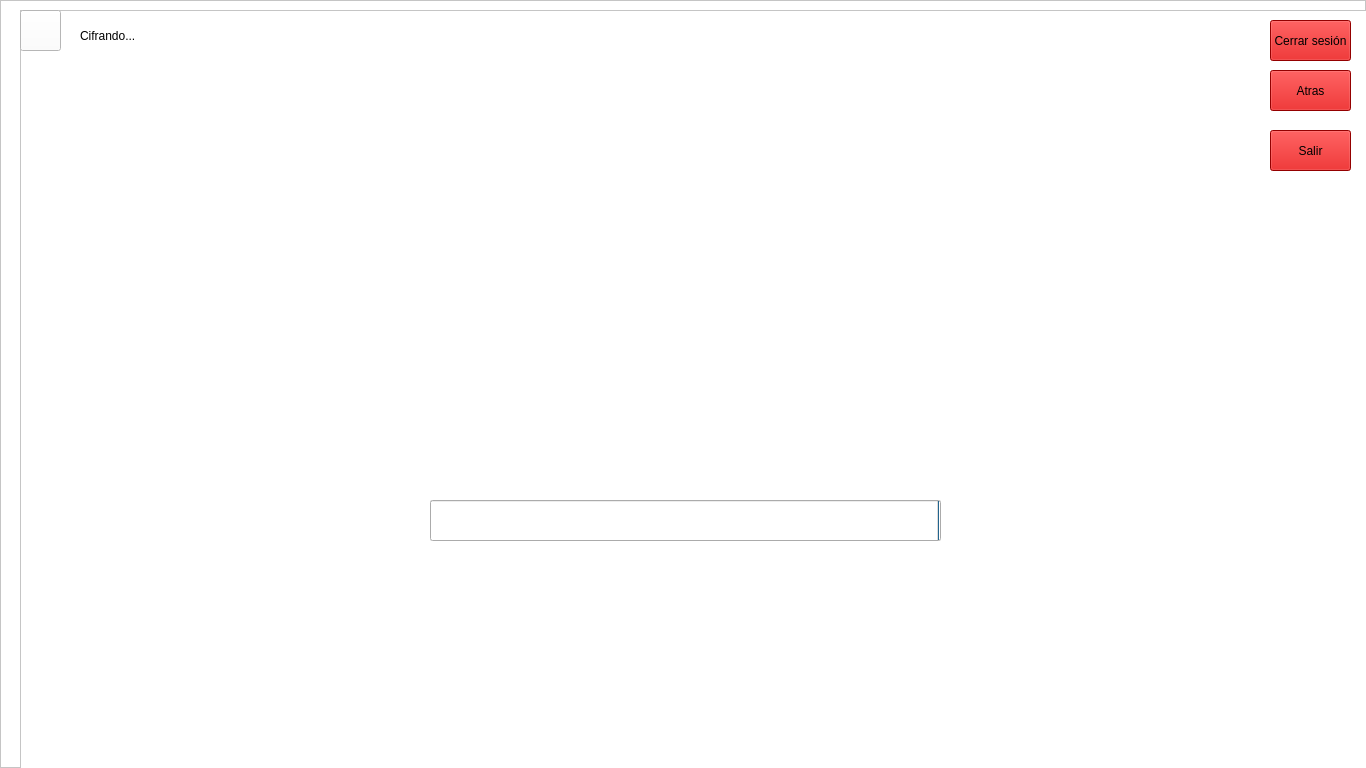
<?xml version="1.0" encoding="UTF-8"?>
<ui version="4.0">
 <class>MainWindow</class>
 <widget class="QMainWindow" name="MainWindow">
  <property name="geometry">
   <rect>
    <x>0</x>
    <y>0</y>
    <width>1366</width>
    <height>768</height>
   </rect>
  </property>
  <property name="windowTitle">
   <string>MainWindow</string>
  </property>
  <widget class="QWidget" name="centralwidget">
   <widget class="QFrame" name="frame">
    <property name="geometry">
     <rect>
      <x>0</x>
      <y>0</y>
      <width>1366</width>
      <height>768</height>
     </rect>
    </property>
    <property name="palette">
     <palette>
      <active>
       <colorrole role="WindowText">
        <brush brushstyle="SolidPattern">
         <color alpha="255">
          <red>0</red>
          <green>0</green>
          <blue>0</blue>
         </color>
        </brush>
       </colorrole>
       <colorrole role="Button">
        <brush brushstyle="SolidPattern">
         <color alpha="255">
          <red>255</red>
          <green>255</green>
          <blue>255</blue>
         </color>
        </brush>
       </colorrole>
       <colorrole role="Light">
        <brush brushstyle="SolidPattern">
         <color alpha="255">
          <red>255</red>
          <green>255</green>
          <blue>255</blue>
         </color>
        </brush>
       </colorrole>
       <colorrole role="Midlight">
        <brush brushstyle="SolidPattern">
         <color alpha="255">
          <red>255</red>
          <green>255</green>
          <blue>255</blue>
         </color>
        </brush>
       </colorrole>
       <colorrole role="Dark">
        <brush brushstyle="SolidPattern">
         <color alpha="255">
          <red>127</red>
          <green>127</green>
          <blue>127</blue>
         </color>
        </brush>
       </colorrole>
       <colorrole role="Mid">
        <brush brushstyle="SolidPattern">
         <color alpha="255">
          <red>170</red>
          <green>170</green>
          <blue>170</blue>
         </color>
        </brush>
       </colorrole>
       <colorrole role="Text">
        <brush brushstyle="SolidPattern">
         <color alpha="255">
          <red>0</red>
          <green>0</green>
          <blue>0</blue>
         </color>
        </brush>
       </colorrole>
       <colorrole role="BrightText">
        <brush brushstyle="SolidPattern">
         <color alpha="255">
          <red>255</red>
          <green>255</green>
          <blue>255</blue>
         </color>
        </brush>
       </colorrole>
       <colorrole role="ButtonText">
        <brush brushstyle="SolidPattern">
         <color alpha="255">
          <red>0</red>
          <green>0</green>
          <blue>0</blue>
         </color>
        </brush>
       </colorrole>
       <colorrole role="Base">
        <brush brushstyle="SolidPattern">
         <color alpha="255">
          <red>255</red>
          <green>255</green>
          <blue>255</blue>
         </color>
        </brush>
       </colorrole>
       <colorrole role="Window">
        <brush brushstyle="SolidPattern">
         <color alpha="255">
          <red>255</red>
          <green>255</green>
          <blue>255</blue>
         </color>
        </brush>
       </colorrole>
       <colorrole role="Shadow">
        <brush brushstyle="SolidPattern">
         <color alpha="255">
          <red>0</red>
          <green>0</green>
          <blue>0</blue>
         </color>
        </brush>
       </colorrole>
       <colorrole role="AlternateBase">
        <brush brushstyle="SolidPattern">
         <color alpha="255">
          <red>255</red>
          <green>255</green>
          <blue>255</blue>
         </color>
        </brush>
       </colorrole>
       <colorrole role="ToolTipBase">
        <brush brushstyle="SolidPattern">
         <color alpha="255">
          <red>255</red>
          <green>255</green>
          <blue>220</blue>
         </color>
        </brush>
       </colorrole>
       <colorrole role="ToolTipText">
        <brush brushstyle="SolidPattern">
         <color alpha="255">
          <red>0</red>
          <green>0</green>
          <blue>0</blue>
         </color>
        </brush>
       </colorrole>
       <colorrole role="PlaceholderText">
        <brush brushstyle="SolidPattern">
         <color alpha="128">
          <red>0</red>
          <green>0</green>
          <blue>0</blue>
         </color>
        </brush>
       </colorrole>
      </active>
      <inactive>
       <colorrole role="WindowText">
        <brush brushstyle="SolidPattern">
         <color alpha="255">
          <red>0</red>
          <green>0</green>
          <blue>0</blue>
         </color>
        </brush>
       </colorrole>
       <colorrole role="Button">
        <brush brushstyle="SolidPattern">
         <color alpha="255">
          <red>255</red>
          <green>255</green>
          <blue>255</blue>
         </color>
        </brush>
       </colorrole>
       <colorrole role="Light">
        <brush brushstyle="SolidPattern">
         <color alpha="255">
          <red>255</red>
          <green>255</green>
          <blue>255</blue>
         </color>
        </brush>
       </colorrole>
       <colorrole role="Midlight">
        <brush brushstyle="SolidPattern">
         <color alpha="255">
          <red>255</red>
          <green>255</green>
          <blue>255</blue>
         </color>
        </brush>
       </colorrole>
       <colorrole role="Dark">
        <brush brushstyle="SolidPattern">
         <color alpha="255">
          <red>127</red>
          <green>127</green>
          <blue>127</blue>
         </color>
        </brush>
       </colorrole>
       <colorrole role="Mid">
        <brush brushstyle="SolidPattern">
         <color alpha="255">
          <red>170</red>
          <green>170</green>
          <blue>170</blue>
         </color>
        </brush>
       </colorrole>
       <colorrole role="Text">
        <brush brushstyle="SolidPattern">
         <color alpha="255">
          <red>0</red>
          <green>0</green>
          <blue>0</blue>
         </color>
        </brush>
       </colorrole>
       <colorrole role="BrightText">
        <brush brushstyle="SolidPattern">
         <color alpha="255">
          <red>255</red>
          <green>255</green>
          <blue>255</blue>
         </color>
        </brush>
       </colorrole>
       <colorrole role="ButtonText">
        <brush brushstyle="SolidPattern">
         <color alpha="255">
          <red>0</red>
          <green>0</green>
          <blue>0</blue>
         </color>
        </brush>
       </colorrole>
       <colorrole role="Base">
        <brush brushstyle="SolidPattern">
         <color alpha="255">
          <red>255</red>
          <green>255</green>
          <blue>255</blue>
         </color>
        </brush>
       </colorrole>
       <colorrole role="Window">
        <brush brushstyle="SolidPattern">
         <color alpha="255">
          <red>255</red>
          <green>255</green>
          <blue>255</blue>
         </color>
        </brush>
       </colorrole>
       <colorrole role="Shadow">
        <brush brushstyle="SolidPattern">
         <color alpha="255">
          <red>0</red>
          <green>0</green>
          <blue>0</blue>
         </color>
        </brush>
       </colorrole>
       <colorrole role="AlternateBase">
        <brush brushstyle="SolidPattern">
         <color alpha="255">
          <red>255</red>
          <green>255</green>
          <blue>255</blue>
         </color>
        </brush>
       </colorrole>
       <colorrole role="ToolTipBase">
        <brush brushstyle="SolidPattern">
         <color alpha="255">
          <red>255</red>
          <green>255</green>
          <blue>220</blue>
         </color>
        </brush>
       </colorrole>
       <colorrole role="ToolTipText">
        <brush brushstyle="SolidPattern">
         <color alpha="255">
          <red>0</red>
          <green>0</green>
          <blue>0</blue>
         </color>
        </brush>
       </colorrole>
       <colorrole role="PlaceholderText">
        <brush brushstyle="SolidPattern">
         <color alpha="128">
          <red>0</red>
          <green>0</green>
          <blue>0</blue>
         </color>
        </brush>
       </colorrole>
      </inactive>
      <disabled>
       <colorrole role="WindowText">
        <brush brushstyle="SolidPattern">
         <color alpha="255">
          <red>127</red>
          <green>127</green>
          <blue>127</blue>
         </color>
        </brush>
       </colorrole>
       <colorrole role="Button">
        <brush brushstyle="SolidPattern">
         <color alpha="255">
          <red>255</red>
          <green>255</green>
          <blue>255</blue>
         </color>
        </brush>
       </colorrole>
       <colorrole role="Light">
        <brush brushstyle="SolidPattern">
         <color alpha="255">
          <red>255</red>
          <green>255</green>
          <blue>255</blue>
         </color>
        </brush>
       </colorrole>
       <colorrole role="Midlight">
        <brush brushstyle="SolidPattern">
         <color alpha="255">
          <red>255</red>
          <green>255</green>
          <blue>255</blue>
         </color>
        </brush>
       </colorrole>
       <colorrole role="Dark">
        <brush brushstyle="SolidPattern">
         <color alpha="255">
          <red>127</red>
          <green>127</green>
          <blue>127</blue>
         </color>
        </brush>
       </colorrole>
       <colorrole role="Mid">
        <brush brushstyle="SolidPattern">
         <color alpha="255">
          <red>170</red>
          <green>170</green>
          <blue>170</blue>
         </color>
        </brush>
       </colorrole>
       <colorrole role="Text">
        <brush brushstyle="SolidPattern">
         <color alpha="255">
          <red>127</red>
          <green>127</green>
          <blue>127</blue>
         </color>
        </brush>
       </colorrole>
       <colorrole role="BrightText">
        <brush brushstyle="SolidPattern">
         <color alpha="255">
          <red>255</red>
          <green>255</green>
          <blue>255</blue>
         </color>
        </brush>
       </colorrole>
       <colorrole role="ButtonText">
        <brush brushstyle="SolidPattern">
         <color alpha="255">
          <red>127</red>
          <green>127</green>
          <blue>127</blue>
         </color>
        </brush>
       </colorrole>
       <colorrole role="Base">
        <brush brushstyle="SolidPattern">
         <color alpha="255">
          <red>255</red>
          <green>255</green>
          <blue>255</blue>
         </color>
        </brush>
       </colorrole>
       <colorrole role="Window">
        <brush brushstyle="SolidPattern">
         <color alpha="255">
          <red>255</red>
          <green>255</green>
          <blue>255</blue>
         </color>
        </brush>
       </colorrole>
       <colorrole role="Shadow">
        <brush brushstyle="SolidPattern">
         <color alpha="255">
          <red>0</red>
          <green>0</green>
          <blue>0</blue>
         </color>
        </brush>
       </colorrole>
       <colorrole role="AlternateBase">
        <brush brushstyle="SolidPattern">
         <color alpha="255">
          <red>255</red>
          <green>255</green>
          <blue>255</blue>
         </color>
        </brush>
       </colorrole>
       <colorrole role="ToolTipBase">
        <brush brushstyle="SolidPattern">
         <color alpha="255">
          <red>255</red>
          <green>255</green>
          <blue>220</blue>
         </color>
        </brush>
       </colorrole>
       <colorrole role="ToolTipText">
        <brush brushstyle="SolidPattern">
         <color alpha="255">
          <red>0</red>
          <green>0</green>
          <blue>0</blue>
         </color>
        </brush>
       </colorrole>
       <colorrole role="PlaceholderText">
        <brush brushstyle="SolidPattern">
         <color alpha="128">
          <red>0</red>
          <green>0</green>
          <blue>0</blue>
         </color>
        </brush>
       </colorrole>
      </disabled>
     </palette>
    </property>
    <property name="autoFillBackground">
     <bool>true</bool>
    </property>
    <property name="frameShape">
     <enum>QFrame::StyledPanel</enum>
    </property>
    <property name="frameShadow">
     <enum>QFrame::Raised</enum>
    </property>
    <widget class="QTextEdit" name="textEdit">
     <property name="geometry">
      <rect>
       <x>20</x>
       <y>10</y>
       <width>1366</width>
       <height>768</height>
      </rect>
     </property>
     <property name="styleSheet">
      <string notr="true">background-color:rgb(255, 255, 255);</string>
     </property>
    </widget>
    <widget class="QPushButton" name="cerrarsesion">
     <property name="geometry">
      <rect>
       <x>1270</x>
       <y>20</y>
       <width>81</width>
       <height>41</height>
      </rect>
     </property>
     <property name="palette">
      <palette>
       <active>
        <colorrole role="WindowText">
         <brush brushstyle="SolidPattern">
          <color alpha="255">
           <red>0</red>
           <green>0</green>
           <blue>0</blue>
          </color>
         </brush>
        </colorrole>
        <colorrole role="Button">
         <brush brushstyle="SolidPattern">
          <color alpha="255">
           <red>207</red>
           <green>0</green>
           <blue>0</blue>
          </color>
         </brush>
        </colorrole>
        <colorrole role="Light">
         <brush brushstyle="SolidPattern">
          <color alpha="255">
           <red>199</red>
           <green>225</green>
           <blue>255</blue>
          </color>
         </brush>
        </colorrole>
        <colorrole role="Midlight">
         <brush brushstyle="SolidPattern">
          <color alpha="255">
           <red>135</red>
           <green>190</green>
           <blue>255</blue>
          </color>
         </brush>
        </colorrole>
        <colorrole role="Dark">
         <brush brushstyle="SolidPattern">
          <color alpha="255">
           <red>35</red>
           <green>78</green>
           <blue>127</blue>
          </color>
         </brush>
        </colorrole>
        <colorrole role="Mid">
         <brush brushstyle="SolidPattern">
          <color alpha="255">
           <red>47</red>
           <green>104</green>
           <blue>170</blue>
          </color>
         </brush>
        </colorrole>
        <colorrole role="Text">
         <brush brushstyle="SolidPattern">
          <color alpha="255">
           <red>0</red>
           <green>0</green>
           <blue>0</blue>
          </color>
         </brush>
        </colorrole>
        <colorrole role="BrightText">
         <brush brushstyle="SolidPattern">
          <color alpha="255">
           <red>255</red>
           <green>255</green>
           <blue>255</blue>
          </color>
         </brush>
        </colorrole>
        <colorrole role="ButtonText">
         <brush brushstyle="SolidPattern">
          <color alpha="255">
           <red>0</red>
           <green>0</green>
           <blue>0</blue>
          </color>
         </brush>
        </colorrole>
        <colorrole role="Base">
         <brush brushstyle="SolidPattern">
          <color alpha="255">
           <red>207</red>
           <green>0</green>
           <blue>0</blue>
          </color>
         </brush>
        </colorrole>
        <colorrole role="Window">
         <brush brushstyle="SolidPattern">
          <color alpha="255">
           <red>207</red>
           <green>0</green>
           <blue>0</blue>
          </color>
         </brush>
        </colorrole>
        <colorrole role="Shadow">
         <brush brushstyle="SolidPattern">
          <color alpha="255">
           <red>0</red>
           <green>0</green>
           <blue>0</blue>
          </color>
         </brush>
        </colorrole>
        <colorrole role="AlternateBase">
         <brush brushstyle="SolidPattern">
          <color alpha="255">
           <red>163</red>
           <green>205</green>
           <blue>255</blue>
          </color>
         </brush>
        </colorrole>
        <colorrole role="ToolTipBase">
         <brush brushstyle="SolidPattern">
          <color alpha="255">
           <red>255</red>
           <green>255</green>
           <blue>220</blue>
          </color>
         </brush>
        </colorrole>
        <colorrole role="ToolTipText">
         <brush brushstyle="SolidPattern">
          <color alpha="255">
           <red>0</red>
           <green>0</green>
           <blue>0</blue>
          </color>
         </brush>
        </colorrole>
        <colorrole role="PlaceholderText">
         <brush brushstyle="SolidPattern">
          <color alpha="128">
           <red>0</red>
           <green>0</green>
           <blue>0</blue>
          </color>
         </brush>
        </colorrole>
       </active>
       <inactive>
        <colorrole role="WindowText">
         <brush brushstyle="SolidPattern">
          <color alpha="255">
           <red>0</red>
           <green>0</green>
           <blue>0</blue>
          </color>
         </brush>
        </colorrole>
        <colorrole role="Button">
         <brush brushstyle="SolidPattern">
          <color alpha="255">
           <red>207</red>
           <green>0</green>
           <blue>0</blue>
          </color>
         </brush>
        </colorrole>
        <colorrole role="Light">
         <brush brushstyle="SolidPattern">
          <color alpha="255">
           <red>199</red>
           <green>225</green>
           <blue>255</blue>
          </color>
         </brush>
        </colorrole>
        <colorrole role="Midlight">
         <brush brushstyle="SolidPattern">
          <color alpha="255">
           <red>135</red>
           <green>190</green>
           <blue>255</blue>
          </color>
         </brush>
        </colorrole>
        <colorrole role="Dark">
         <brush brushstyle="SolidPattern">
          <color alpha="255">
           <red>35</red>
           <green>78</green>
           <blue>127</blue>
          </color>
         </brush>
        </colorrole>
        <colorrole role="Mid">
         <brush brushstyle="SolidPattern">
          <color alpha="255">
           <red>47</red>
           <green>104</green>
           <blue>170</blue>
          </color>
         </brush>
        </colorrole>
        <colorrole role="Text">
         <brush brushstyle="SolidPattern">
          <color alpha="255">
           <red>0</red>
           <green>0</green>
           <blue>0</blue>
          </color>
         </brush>
        </colorrole>
        <colorrole role="BrightText">
         <brush brushstyle="SolidPattern">
          <color alpha="255">
           <red>255</red>
           <green>255</green>
           <blue>255</blue>
          </color>
         </brush>
        </colorrole>
        <colorrole role="ButtonText">
         <brush brushstyle="SolidPattern">
          <color alpha="255">
           <red>0</red>
           <green>0</green>
           <blue>0</blue>
          </color>
         </brush>
        </colorrole>
        <colorrole role="Base">
         <brush brushstyle="SolidPattern">
          <color alpha="255">
           <red>207</red>
           <green>0</green>
           <blue>0</blue>
          </color>
         </brush>
        </colorrole>
        <colorrole role="Window">
         <brush brushstyle="SolidPattern">
          <color alpha="255">
           <red>207</red>
           <green>0</green>
           <blue>0</blue>
          </color>
         </brush>
        </colorrole>
        <colorrole role="Shadow">
         <brush brushstyle="SolidPattern">
          <color alpha="255">
           <red>0</red>
           <green>0</green>
           <blue>0</blue>
          </color>
         </brush>
        </colorrole>
        <colorrole role="AlternateBase">
         <brush brushstyle="SolidPattern">
          <color alpha="255">
           <red>163</red>
           <green>205</green>
           <blue>255</blue>
          </color>
         </brush>
        </colorrole>
        <colorrole role="ToolTipBase">
         <brush brushstyle="SolidPattern">
          <color alpha="255">
           <red>255</red>
           <green>255</green>
           <blue>220</blue>
          </color>
         </brush>
        </colorrole>
        <colorrole role="ToolTipText">
         <brush brushstyle="SolidPattern">
          <color alpha="255">
           <red>0</red>
           <green>0</green>
           <blue>0</blue>
          </color>
         </brush>
        </colorrole>
        <colorrole role="PlaceholderText">
         <brush brushstyle="SolidPattern">
          <color alpha="128">
           <red>0</red>
           <green>0</green>
           <blue>0</blue>
          </color>
         </brush>
        </colorrole>
       </inactive>
       <disabled>
        <colorrole role="WindowText">
         <brush brushstyle="SolidPattern">
          <color alpha="255">
           <red>35</red>
           <green>78</green>
           <blue>127</blue>
          </color>
         </brush>
        </colorrole>
        <colorrole role="Button">
         <brush brushstyle="SolidPattern">
          <color alpha="255">
           <red>207</red>
           <green>0</green>
           <blue>0</blue>
          </color>
         </brush>
        </colorrole>
        <colorrole role="Light">
         <brush brushstyle="SolidPattern">
          <color alpha="255">
           <red>199</red>
           <green>225</green>
           <blue>255</blue>
          </color>
         </brush>
        </colorrole>
        <colorrole role="Midlight">
         <brush brushstyle="SolidPattern">
          <color alpha="255">
           <red>135</red>
           <green>190</green>
           <blue>255</blue>
          </color>
         </brush>
        </colorrole>
        <colorrole role="Dark">
         <brush brushstyle="SolidPattern">
          <color alpha="255">
           <red>35</red>
           <green>78</green>
           <blue>127</blue>
          </color>
         </brush>
        </colorrole>
        <colorrole role="Mid">
         <brush brushstyle="SolidPattern">
          <color alpha="255">
           <red>47</red>
           <green>104</green>
           <blue>170</blue>
          </color>
         </brush>
        </colorrole>
        <colorrole role="Text">
         <brush brushstyle="SolidPattern">
          <color alpha="255">
           <red>35</red>
           <green>78</green>
           <blue>127</blue>
          </color>
         </brush>
        </colorrole>
        <colorrole role="BrightText">
         <brush brushstyle="SolidPattern">
          <color alpha="255">
           <red>255</red>
           <green>255</green>
           <blue>255</blue>
          </color>
         </brush>
        </colorrole>
        <colorrole role="ButtonText">
         <brush brushstyle="SolidPattern">
          <color alpha="255">
           <red>35</red>
           <green>78</green>
           <blue>127</blue>
          </color>
         </brush>
        </colorrole>
        <colorrole role="Base">
         <brush brushstyle="SolidPattern">
          <color alpha="255">
           <red>207</red>
           <green>0</green>
           <blue>0</blue>
          </color>
         </brush>
        </colorrole>
        <colorrole role="Window">
         <brush brushstyle="SolidPattern">
          <color alpha="255">
           <red>207</red>
           <green>0</green>
           <blue>0</blue>
          </color>
         </brush>
        </colorrole>
        <colorrole role="Shadow">
         <brush brushstyle="SolidPattern">
          <color alpha="255">
           <red>0</red>
           <green>0</green>
           <blue>0</blue>
          </color>
         </brush>
        </colorrole>
        <colorrole role="AlternateBase">
         <brush brushstyle="SolidPattern">
          <color alpha="255">
           <red>71</red>
           <green>156</green>
           <blue>255</blue>
          </color>
         </brush>
        </colorrole>
        <colorrole role="ToolTipBase">
         <brush brushstyle="SolidPattern">
          <color alpha="255">
           <red>255</red>
           <green>255</green>
           <blue>220</blue>
          </color>
         </brush>
        </colorrole>
        <colorrole role="ToolTipText">
         <brush brushstyle="SolidPattern">
          <color alpha="255">
           <red>0</red>
           <green>0</green>
           <blue>0</blue>
          </color>
         </brush>
        </colorrole>
        <colorrole role="PlaceholderText">
         <brush brushstyle="SolidPattern">
          <color alpha="128">
           <red>0</red>
           <green>0</green>
           <blue>0</blue>
          </color>
         </brush>
        </colorrole>
       </disabled>
      </palette>
     </property>
     <property name="autoFillBackground">
      <bool>false</bool>
     </property>
     <property name="styleSheet">
      <string notr="true">background-color:rgb(207, 0, 0);</string>
     </property>
     <property name="text">
      <string>Cerrar sesión</string>
     </property>
    </widget>
    <widget class="QPushButton" name="salir">
     <property name="geometry">
      <rect>
       <x>1270</x>
       <y>130</y>
       <width>81</width>
       <height>41</height>
      </rect>
     </property>
     <property name="styleSheet">
      <string notr="true">background-color:rgb(207, 0, 0);</string>
     </property>
     <property name="text">
      <string>Salir</string>
     </property>
    </widget>
    <widget class="QPushButton" name="pushButton">
     <property name="geometry">
      <rect>
       <x>20</x>
       <y>10</y>
       <width>41</width>
       <height>41</height>
      </rect>
     </property>
     <property name="text">
      <string/>
     </property>
     <property name="icon">
      <iconset>
       <normaloff>../../Desktop/Imagenes proyecto/Ajuste.png</normaloff>../../Desktop/Imagenes proyecto/Ajuste.png</iconset>
     </property>
     <property name="iconSize">
      <size>
       <width>20</width>
       <height>16</height>
      </size>
     </property>
     <property name="checkable">
      <bool>false</bool>
     </property>
    </widget>
    <widget class="QLabel" name="label">
     <property name="geometry">
      <rect>
       <x>540</x>
       <y>190</y>
       <width>341</width>
       <height>281</height>
      </rect>
     </property>
     <property name="text">
      <string/>
     </property>
     <property name="pixmap">
      <pixmap>../../Pictures/Screenshots/Captura de pantalla 2024-05-22 152054.png</pixmap>
     </property>
     <property name="scaledContents">
      <bool>true</bool>
     </property>
     <property name="indent">
      <number>0</number>
     </property>
    </widget>
    <widget class="QPushButton" name="atras">
     <property name="geometry">
      <rect>
       <x>1270</x>
       <y>70</y>
       <width>81</width>
       <height>41</height>
      </rect>
     </property>
     <property name="styleSheet">
      <string notr="true">background-color:rgb(207, 0, 0);</string>
     </property>
     <property name="text">
      <string>Atras</string>
     </property>
    </widget>
    <widget class="QProgressBar" name="progressBar">
     <property name="geometry">
      <rect>
       <x>430</x>
       <y>500</y>
       <width>511</width>
       <height>41</height>
      </rect>
     </property>
     <property name="accessibleDescription">
      <string/>
     </property>
     <property name="layoutDirection">
      <enum>Qt::RightToLeft</enum>
     </property>
     <property name="autoFillBackground">
      <bool>true</bool>
     </property>
     <property name="styleSheet">
      <string notr="true">QProgres	sBar {
	background-color:rgb(188, 189, 188);
	border-radius:25px;
border: 1px solid  #00007f;

}</string>
     </property>
     <property name="minimum">
      <number>0</number>
     </property>
     <property name="maximum">
      <number>100</number>
     </property>
     <property name="value">
      <number>0</number>
     </property>
     <property name="textVisible">
      <bool>true</bool>
     </property>
     <property name="orientation">
      <enum>Qt::Horizontal</enum>
     </property>
     <property name="invertedAppearance">
      <bool>false</bool>
     </property>
     <property name="textDirection">
      <enum>QProgressBar::TopToBottom</enum>
     </property>
    </widget>
    <widget class="QLabel" name="cifrar">
     <property name="geometry">
      <rect>
       <x>80</x>
       <y>20</y>
       <width>81</width>
       <height>31</height>
      </rect>
     </property>
     <property name="text">
      <string>Cifrando...</string>
     </property>
    </widget>
    <widget class="QLabel" name="label_3">
     <property name="geometry">
      <rect>
       <x>180</x>
       <y>10</y>
       <width>41</width>
       <height>41</height>
      </rect>
     </property>
     <property name="text">
      <string/>
     </property>
     <property name="pixmap">
      <pixmap>../../Desktop/Imagenes proyecto/Icono de usario.jpg</pixmap>
     </property>
     <property name="scaledContents">
      <bool>true</bool>
     </property>
    </widget>
   </widget>
  </widget>
 </widget>
 <resources/>
 <connections/>
</ui>
